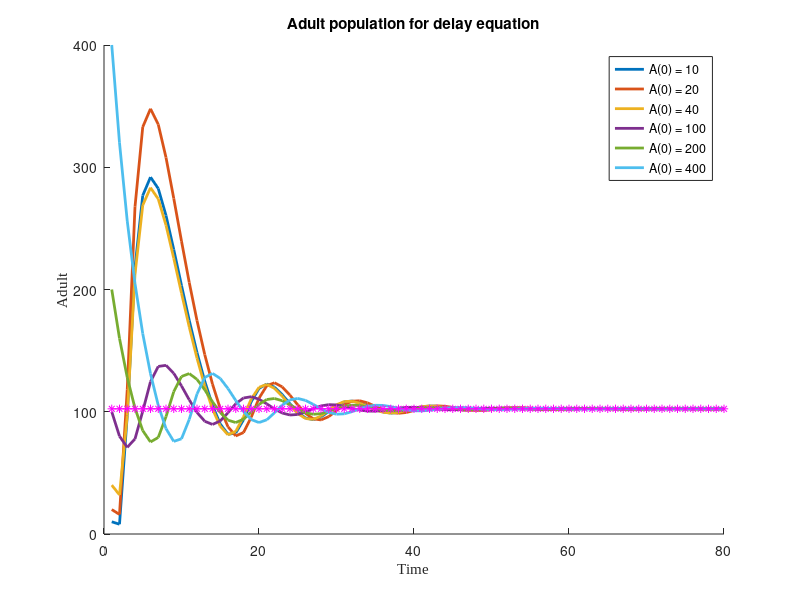

Recreate this plot in MATLAB.
%--------------------------------------------------------------------------
% 04/14/24, K.K., initial version
% 04/16/25, K.K., update version

% Parameter initialization
Nmax = 80;             % Maximum number of time steps
b = 52;                % Birth rate
c1 = 0.054;            % Nonlinear density-dependent effect (1)
c2 = 3*10^-4;          % Nonlinear density-dependent effect (2)
mu_a = 0.2;            % Adult mortality rate
mu_l = 0.3;            % Larval maturation rate

% Preallocate population vectors
L = zeros(Nmax, 1);    % Larval population (not updated in this code)
A = zeros(Nmax, 1);    % Adult population

% Initial values for adult population A(0)
aa = [10, 20, 40, 100, 200, 400];  % Different initial conditions

% Set initial larval population
L(1) = 0;

% Equilibrium value for adult population (analytical)
equib_A = log(b / mu_a) / (c1 + c2);  

% Initialize legend strings for plots
LegendStrings = cell(length(aa), 1);  

% Loop over different initial conditions
for k = 1:length(aa)
    A(1) = aa(k);  % Set initial adult population
    % Compute A(2) using given model dynamics
    A(2) = mu_l * L(1) * exp(-c2 * A(1)) + (1 - mu_a) * A(1);  
    
    % Iteratively compute A(n+1) using the delay equation model
    for n = 2:(Nmax - 1)
        A(n+1) = (1 - mu_a) * A(n) + ...
                 mu_l * b * A(n-1) * exp(-c1 * A(n-1) - c2 * A(n)) + ...
                 (1 - mu_l) * (A(n) - (1 - mu_a) * A(n-1)) * exp(c2 * (A(n-1) - A(n)));
    end
    
    % Plot each trajectory
    hold on
    plot(1:Nmax, A(1:Nmax), '-', 'LineWidth', 2)
    
    % Save label for legend
    LegendStrings{k} = ['A(0) = ', num2str(aa(k))];
end

% Plot the equilibrium line
plot(1:Nmax, equib_A * ones(1, Nmax), 'm*-')

% Add plot titles and labels
title('Adult population for delay equation')
ylabel('Adult', 'FontName', 'Times New Roman')
xlabel('Time', 'FontName', 'Times New Roman')

% Add legend
legend(LegendStrings, 'Interpreter', 'none')

hold off
